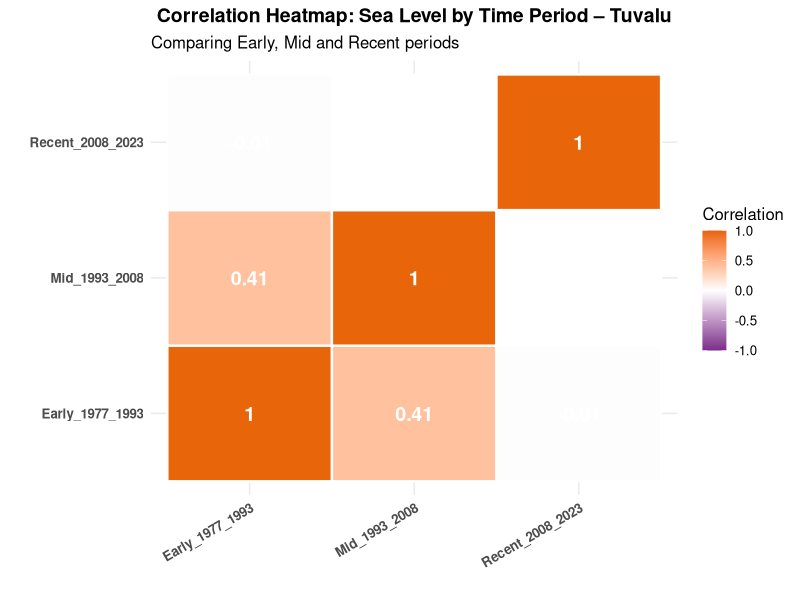
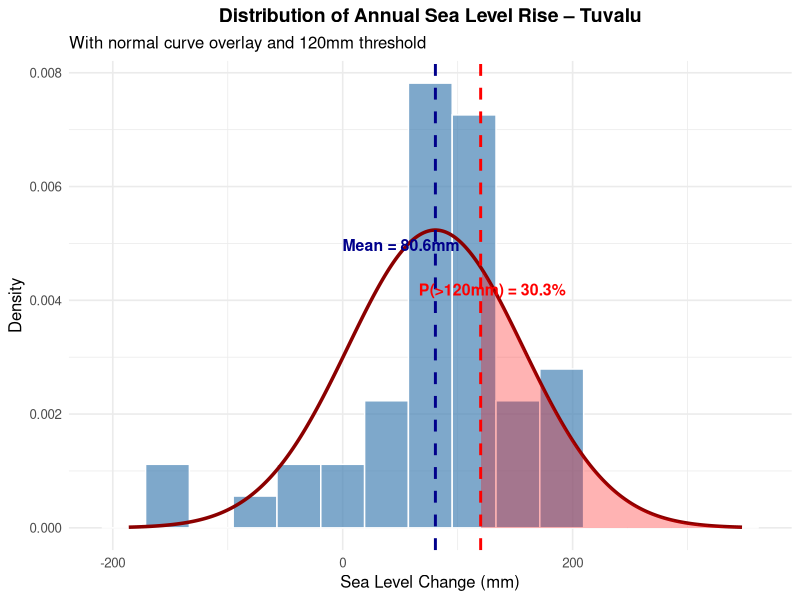
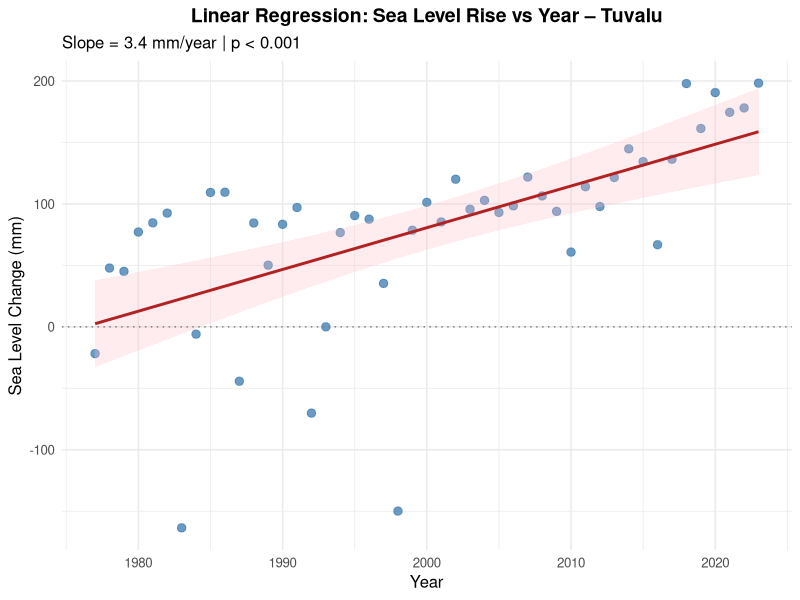
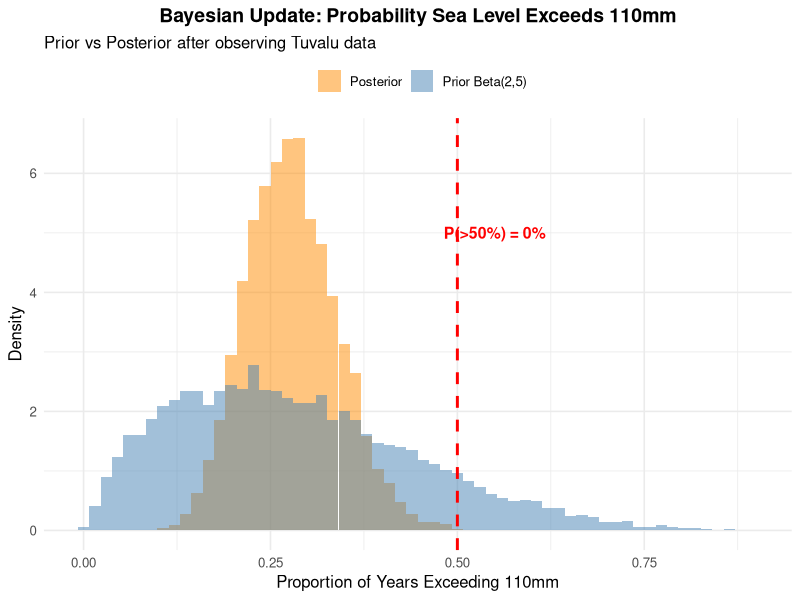
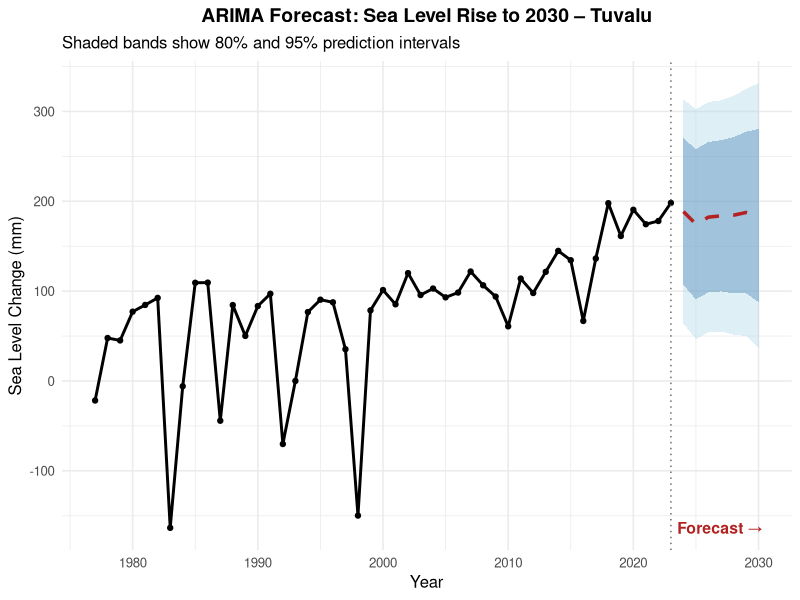
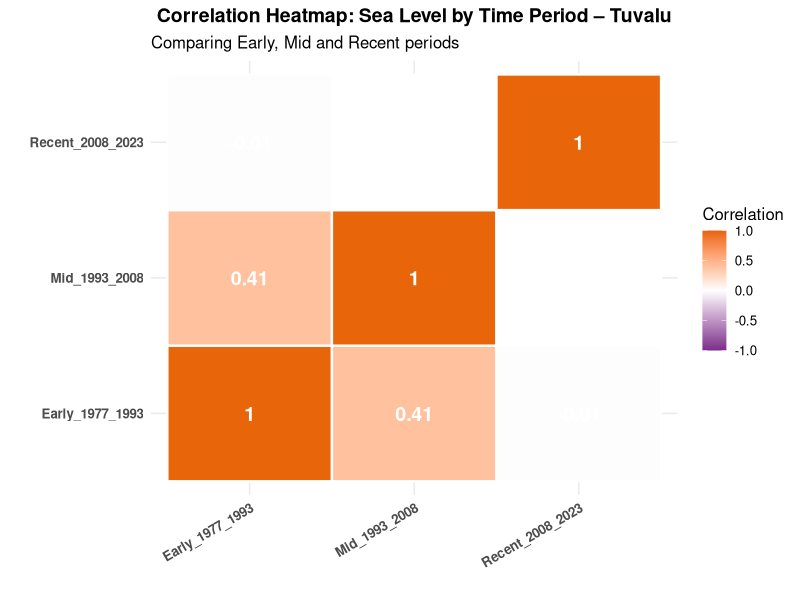
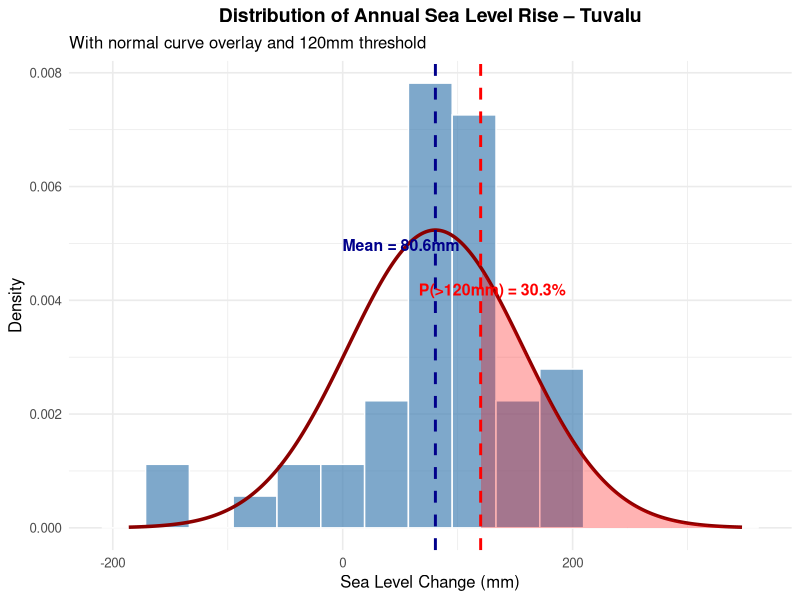
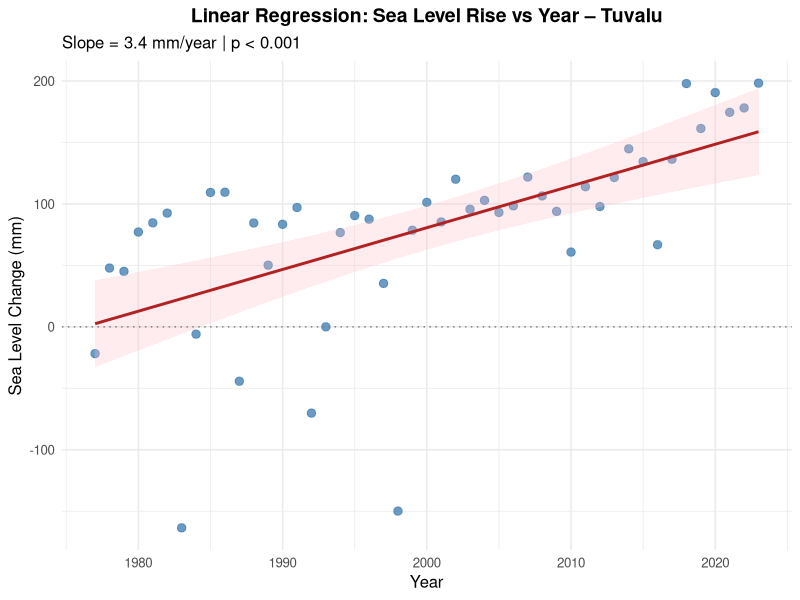

These charts were generated, in order, by the following R code:
# Project 2: Sea Level Rise – Tuvalu (Funafuti)
# Steps 8–12 in R

# install packages if needed
# install.packages(c("ggplot2", "reshape2", "forecast", "tseries"))

library(ggplot2)
library(reshape2)

# ─────────────────────────────────────────────
# LOAD & PREPARE DATA
# ─────────────────────────────────────────────

raw <- read.csv("732-012_meantrend.csv", skip = 6,
                header = FALSE,
                col.names = c("Year","Month","Monthly_MSL","Linear_Trend","High_Conf","Low_Conf","extra"))

raw <- raw[!is.na(raw$Monthly_MSL), ]
raw$Year <- as.integer(raw$Year)
raw$Month <- as.integer(raw$Month)
raw$Monthly_MSL <- as.numeric(raw$Monthly_MSL)

baseline_1993 <- mean(raw$Monthly_MSL[raw$Year == 1993], na.rm = TRUE)
raw$Sea_Level_mm <- (raw$Monthly_MSL - baseline_1993) * 1000

annual <- aggregate(Sea_Level_mm ~ Year, data = raw, FUN = mean)
annual$Country <- "Tuvalu"

cat("Data loaded. Years:", min(annual$Year), "to", max(annual$Year), "\n")
cat("Rows:", nrow(annual), "\n\n")


# ─────────────────────────────────────────────
# STEP 8: CORRELATION MATRIX & HEATMAP
# ─────────────────────────────────────────────

cat("=== STEP 8: CORRELATION MATRIX & HEATMAP ===\n")

# split into 3 decade-based periods to show correlation across time segments
early  <- raw$Sea_Level_mm[raw$Year >= 1977 & raw$Year <= 1993]
mid    <- raw$Sea_Level_mm[raw$Year >= 1993 & raw$Year <= 2008]
recent <- raw$Sea_Level_mm[raw$Year >= 2008 & raw$Year <= 2023]

min_len <- min(length(early), length(mid), length(recent))
wide <- data.frame(
  Early_1977_1993  = early[1:min_len],
  Mid_1993_2008    = mid[1:min_len],
  Recent_2008_2023 = recent[1:min_len]
)

cor_matrix <- cor(wide, use = "complete.obs")
cat("Correlation matrix:\n")
print(round(cor_matrix, 3))

melted <- melt(cor_matrix)

ggplot(melted, aes(x = Var1, y = Var2, fill = value)) +
  geom_tile(color = "white", linewidth = 0.8) +
  geom_text(aes(label = round(value, 2)), color = "white", fontface = "bold", size = 5) +
  scale_fill_gradient2(low = "#7B2D8B", mid = "#FFFFFF", high = "#E8650A",
                       midpoint = 0, limit = c(-1, 1), name = "Correlation") +
  theme_minimal(base_size = 12) +
  theme(
    axis.text.x = element_text(angle = 30, hjust = 1, face = "bold"),
    axis.text.y = element_text(face = "bold"),
    plot.title = element_text(hjust = 0.5, face = "bold", size = 14)
  ) +
  labs(title = "Correlation Heatmap: Sea Level by Time Period – Tuvalu",
       subtitle = "Comparing Early, Mid and Recent periods",
       x = "", y = "")

ggsave("step8_heatmap.png", dpi = 150, width = 8, height = 6)
cat("Saved: step8_heatmap.png\n\n")


# ─────────────────────────────────────────────
# STEP 9: DISTRIBUTION & EXPECTED VALUE
# ─────────────────────────────────────────────

cat("=== STEP 9: DISTRIBUTION & EXPECTED VALUE ===\n")

tuvalu_sl <- annual$Sea_Level_mm
mean_sl <- mean(tuvalu_sl)
sd_sl   <- sd(tuvalu_sl)

cat(sprintf("Mean sea level rise: %.2f mm\n", mean_sl))
cat(sprintf("Standard deviation: %.2f mm\n", sd_sl))

prob_above_120 <- 1 - pnorm(120, mean = mean_sl, sd = sd_sl)
cat(sprintf("Probability of sea level rise > 120mm: %.1f%%\n\n", prob_above_120 * 100))

x_range <- seq(mean_sl - 3.5*sd_sl, mean_sl + 3.5*sd_sl, length.out = 300)
norm_curve <- dnorm(x_range, mean = mean_sl, sd = sd_sl)
norm_df <- data.frame(x = x_range, y = norm_curve)
shade_df <- norm_df[norm_df$x > 120, ]

hist_df <- data.frame(value = tuvalu_sl)

ggplot(hist_df, aes(x = value)) +
  geom_histogram(aes(y = after_stat(density)), bins = 15,
                 fill = "steelblue", color = "white", alpha = 0.7) +
  geom_line(data = norm_df, aes(x = x, y = y), color = "darkred", linewidth = 1.2) +
  geom_area(data = shade_df, aes(x = x, y = y), fill = "red", alpha = 0.3) +
  geom_vline(xintercept = 120, color = "red", linetype = "dashed", linewidth = 1) +
  geom_vline(xintercept = mean_sl, color = "darkblue", linetype = "dashed", linewidth = 1) +
  annotate("text", x = 130, y = max(norm_curve)*0.8,
           label = paste0("P(>120mm) = ", round(prob_above_120*100, 1), "%"),
           color = "red", fontface = "bold", size = 4) +
  annotate("text", x = mean_sl - 30, y = max(norm_curve)*0.95,
           label = paste0("Mean = ", round(mean_sl, 1), "mm"),
           color = "darkblue", fontface = "bold", size = 4) +
  labs(title = "Distribution of Annual Sea Level Rise – Tuvalu",
       subtitle = "With normal curve overlay and 120mm threshold",
       x = "Sea Level Change (mm)", y = "Density") +
  theme_minimal(base_size = 12) +
  theme(plot.title = element_text(hjust = 0.5, face = "bold", size = 14))

ggsave("step9_distribution.png", dpi = 150, width = 9, height = 6)
cat("Saved: step9_distribution.png\n\n")


# ─────────────────────────────────────────────
# STEP 10: LINEAR REGRESSION & HYPOTHESIS TESTING
# ─────────────────────────────────────────────

cat("=== STEP 10: LINEAR REGRESSION & HYPOTHESIS TESTING ===\n")

model <- lm(Sea_Level_mm ~ Year, data = annual)
cat("Regression summary:\n")
print(summary(model))

cat("\nConfidence intervals for slope:\n")
print(confint(model))

slope <- coef(model)["Year"]
cat(sprintf("\nSlope: %.3f mm per year\n", slope))
cat(sprintf("Projected rise 1977-2030: %.1f mm\n", slope * (2030 - 1977)))

annual$Predicted <- predict(model, annual)
annual$Resid <- resid(model)

ggplot(annual, aes(x = Year, y = Sea_Level_mm)) +
  geom_point(color = "steelblue", size = 2.5, alpha = 0.8) +
  geom_smooth(method = "lm", se = TRUE, color = "firebrick", fill = "pink", alpha = 0.3) +
  geom_hline(yintercept = 0, linetype = "dotted", color = "gray50") +
  labs(title = "Linear Regression: Sea Level Rise vs Year – Tuvalu",
       subtitle = paste0("Slope = ", round(slope, 2), " mm/year | p < 0.001"),
       x = "Year", y = "Sea Level Change (mm)") +
  theme_minimal(base_size = 12) +
  theme(plot.title = element_text(hjust = 0.5, face = "bold", size = 14))

ggsave("step10_regression.png", dpi = 150, width = 10, height = 6)
cat("Saved: step10_regression.png\n\n")


# ─────────────────────────────────────────────
# STEP 11: BAYESIAN UPDATE & MONTE CARLO
# ─────────────────────────────────────────────

cat("=== STEP 11: BAYESIAN UPDATE & MONTE CARLO ===\n")

# prior: believe average sea level rise is 100-110mm
# using Beta distribution scaled to our data range
# define "success" as a year where sea level > 110mm
n_obs <- length(tuvalu_sl)
successes <- sum(tuvalu_sl > 110)
failures  <- n_obs - successes

cat(sprintf("Years observed: %d\n", n_obs))
cat(sprintf("Years with sea level > 110mm: %d\n", successes))
cat(sprintf("Years below 110mm: %d\n\n", failures))

# prior Beta(2,5) -- slightly pessimistic prior (less likely to exceed 110)
alpha_prior <- 2
beta_prior  <- 5

alpha_post <- alpha_prior + successes
beta_post  <- beta_prior + failures

cat(sprintf("Prior: Beta(%d, %d)\n", alpha_prior, beta_prior))
cat(sprintf("Posterior: Beta(%d, %d)\n", alpha_post, beta_post))

set.seed(42)
prior_samples    <- rbeta(10000, alpha_prior, beta_prior)
posterior_samples <- rbeta(10000, alpha_post, beta_post)

prob_above_115 <- mean(posterior_samples > 0.5)
cat(sprintf("\nProbability true proportion > 50%% (above 110mm majority): %.1f%%\n", prob_above_115 * 100))

bayes_df <- data.frame(
  value = c(prior_samples, posterior_samples),
  type  = c(rep("Prior Beta(2,5)", 10000), rep("Posterior", 10000))
)

ggplot(bayes_df, aes(x = value, fill = type)) +
  geom_histogram(aes(y = after_stat(density)), bins = 60,
                 position = "identity", alpha = 0.5, color = NA) +
  geom_vline(xintercept = 0.5, color = "red", linetype = "dashed", linewidth = 1) +
  scale_fill_manual(values = c("Prior Beta(2,5)" = "steelblue", "Posterior" = "darkorange")) +
  annotate("text", x = 0.55, y = 5,
           label = paste0("P(>50%) = ", round(prob_above_115*100, 1), "%"),
           color = "red", fontface = "bold", size = 4) +
  labs(title = "Bayesian Update: Probability Sea Level Exceeds 110mm",
       subtitle = "Prior vs Posterior after observing Tuvalu data",
       x = "Proportion of Years Exceeding 110mm", y = "Density", fill = "") +
  theme_minimal(base_size = 12) +
  theme(plot.title = element_text(hjust = 0.5, face = "bold", size = 14),
        legend.position = "top")

ggsave("step11_bayesian.png", dpi = 150, width = 9, height = 6)
cat("Saved: step11_bayesian.png\n\n")


# ─────────────────────────────────────────────
# STEP 12: ARIMA FORECASTING TO 2030
# ─────────────────────────────────────────────

cat("=== STEP 12: ARIMA FORECASTING TO 2030 ===\n")

library(forecast)

tuvalu_ts <- ts(annual$Sea_Level_mm,
                start = min(annual$Year),
                frequency = 1)

arima_model <- auto.arima(tuvalu_ts)
cat("ARIMA model selected:\n")
print(arima_model)

years_to_forecast <- 2030 - max(annual$Year)
fc <- forecast(arima_model, h = years_to_forecast)
cat(sprintf("\nForecasting %d years ahead (to 2030)\n", years_to_forecast))
print(fc)

forecast_years <- seq(max(annual$Year) + 1, 2030)
fc_df <- data.frame(
  Year     = forecast_years,
  Forecast = as.numeric(fc$mean),
  Lo80     = as.numeric(fc$lower[,1]),
  Hi80     = as.numeric(fc$upper[,1]),
  Lo95     = as.numeric(fc$lower[,2]),
  Hi95     = as.numeric(fc$upper[,2])
)

ggplot() +
  geom_ribbon(data = fc_df, aes(x = Year, ymin = Lo95, ymax = Hi95),
              fill = "lightblue", alpha = 0.4) +
  geom_ribbon(data = fc_df, aes(x = Year, ymin = Lo80, ymax = Hi80),
              fill = "steelblue", alpha = 0.4) +
  geom_line(data = annual, aes(x = Year, y = Sea_Level_mm),
            color = "black", linewidth = 1) +
  geom_point(data = annual, aes(x = Year, y = Sea_Level_mm),
             color = "black", size = 1.5) +
  geom_line(data = fc_df, aes(x = Year, y = Forecast),
            color = "firebrick", linewidth = 1.2, linetype = "dashed") +
  geom_vline(xintercept = max(annual$Year), linetype = "dotted", color = "gray40") +
  annotate("text", x = max(annual$Year) + 0.5, y = min(annual$Sea_Level_mm),
           label = "Forecast →", color = "firebrick", fontface = "bold", size = 4, hjust = 0) +
  labs(title = "ARIMA Forecast: Sea Level Rise to 2030 – Tuvalu",
       subtitle = "Shaded bands show 80% and 95% prediction intervals",
       x = "Year", y = "Sea Level Change (mm)") +
  theme_minimal(base_size = 12) +
  theme(plot.title = element_text(hjust = 0.5, face = "bold", size = 14))

ggsave("step12_arima.png", dpi = 150, width = 11, height = 6)
cat("Saved: step12_arima.png\n\n")

cat("=== ALL R STEPS COMPLETE ===\n")
cat("Charts saved: step8_heatmap.png, step9_distribution.png,\n")
cat("              step10_regression.png, step11_bayesian.png, step12_arima.png\n")
